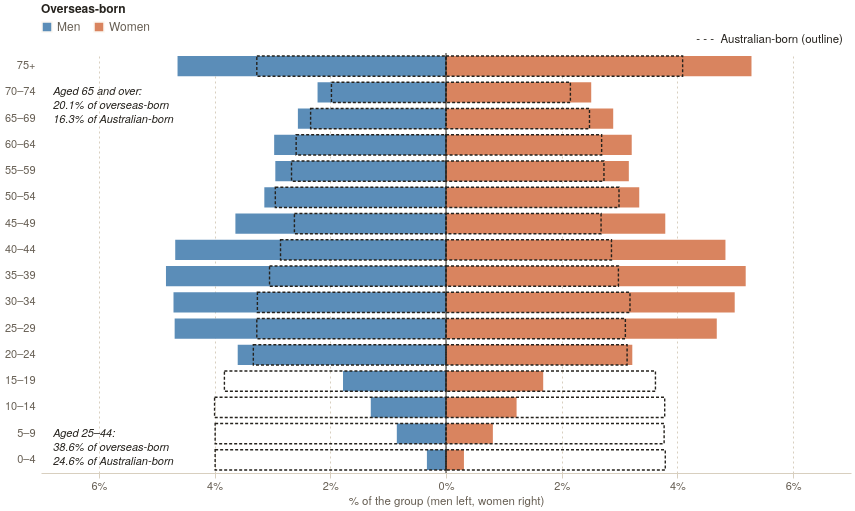

The Vega-Lite source for this figure:
### Vega-Lite specification from a JSON file in a GitHub repository (floating-point values rounded to 4 significant figures)
{"$schema": "https://vega.github.io/schema/vega-lite/v5.json", "config": {"background": null, "font": "IBM Plex Sans, Helvetica Neue, Arial, sans-serif", "padding": 4, "view": {"stroke": null}, "axis": {"labelColor": "#675f54", "titleColor": "#675f54", "gridColor": "#d8cfbf", "domainColor": "#d8cfbf", "tickColor": "#d8cfbf", "labelFont": "IBM Plex Sans, Helvetica Neue, Arial, sans-serif", "labelFontSize": 11, "titleFont": "IBM Plex Sans, Helvetica Neue, Arial, sans-serif", "titleFontWeight": 500, "titleFontSize": 11.5}, "legend": {"labelColor": "#675f54", "titleColor": "#25221d", "labelFont": "IBM Plex Sans, Helvetica Neue, Arial, sans-serif", "titleFont": "IBM Plex Sans, Helvetica Neue, Arial, sans-serif", "titleFontWeight": 600, "labelFontSize": 12, "titleFontSize": 12, "symbolStrokeColor": "#fbf8f2"}, "text": {"color": "#25221d", "font": "IBM Plex Sans, Helvetica Neue, Arial, sans-serif"}, "tooltipFormat": {"numberFormat": ",.0f"}}, "width": 810, "height": 420, "params": [{"name": "pyrYear", "value": 2025, "bind": {"input": "radio", "options": [1996, 2025], "name": "Year "}}], "data": {"values": [{"year": 1996, "age": "0–4", "ai": 0, "grp": "Overseas-born", "sex": "Male", "n": 17210, "pct": 0.41, "x": -0.41}, {"year": 1996, "age": "0–4", "ai": 0, "grp": "Overseas-born", "sex": "Female", "n": 16170, "pct": 0.38, "x": 0.38}, {"year": 1996, "age": "0–4", "ai": 0, "grp": "Australian-born", "sex": "Male", "n": 645560, "pct": 4.62, "x": -4.62}, {"year": 1996, "age": "0–4", "ai": 0, "grp": "Australian-born", "sex": "Female", "n": 612570, "pct": 4.38, "x": 4.38}, {"year": 1996, "age": "5–9", "ai": 1, "grp": "Overseas-born", "sex": "Male", "n": 41350, "pct": 0.98, "x": -0.98}, {"year": 1996, "age": "5–9", "ai": 1, "grp": "Overseas-born", "sex": "Female", "n": 39540, "pct": 0.93, "x": 0.93}, {"year": 1996, "age": "5–9", "ai": 1, "grp": "Australian-born", "sex": "Male", "n": 625040, "pct": 4.47, "x": -4.47}, {"year": 1996, "age": "5–9", "ai": 1, "grp": "Australian-born", "sex": "Female", "n": 594540, "pct": 4.25, "x": 4.25}, {"year": 1996, "age": "10–14", "ai": 2, "grp": "Overseas-born", "sex": "Male", "n": 67710, "pct": 1.6, "x": -1.6}, {"year": 1996, "age": "10–14", "ai": 2, "grp": "Overseas-born", "sex": "Female", "n": 64030, "pct": 1.51, "x": 1.51}, {"year": 1996, "age": "10–14", "ai": 2, "grp": "Australian-born", "sex": "Male", "n": 599650, "pct": 4.29, "x": -4.29}, {"year": 1996, "age": "10–14", "ai": 2, "grp": "Australian-born", "sex": "Female", "n": 571230, "pct": 4.08, "x": 4.08}, {"year": 1996, "age": "15–19", "ai": 3, "grp": "Overseas-born", "sex": "Male", "n": 93150, "pct": 2.2, "x": -2.2}, {"year": 1996, "age": "15–19", "ai": 3, "grp": "Overseas-born", "sex": "Female", "n": 87130, "pct": 2.05, "x": 2.05}, {"year": 1996, "age": "15–19", "ai": 3, "grp": "Australian-born", "sex": "Male", "n": 558390, "pct": 3.99, "x": -3.99}, {"year": 1996, "age": "15–19", "ai": 3, "grp": "Australian-born", "sex": "Female", "n": 533020, "pct": 3.81, "x": 3.81}, {"year": 1996, "age": "20–24", "ai": 4, "grp": "Overseas-born", "sex": "Male", "n": 120320, "pct": 2.84, "x": -2.84}, {"year": 1996, "age": "20–24", "ai": 4, "grp": "Overseas-born", "sex": "Female", "n": 119640, "pct": 2.82, "x": 2.82}, {"year": 1996, "age": "20–24", "ai": 4, "grp": "Australian-born", "sex": "Male", "n": 584470, "pct": 4.18, "x": -4.18}, {"year": 1996, "age": "20–24", "ai": 4, "grp": "Australian-born", "sex": "Female", "n": 564330, "pct": 4.04, "x": 4.04}, {"year": 1996, "age": "25–29", "ai": 5, "grp": "Overseas-born", "sex": "Male", "n": 146950, "pct": 3.47, "x": -3.47}, {"year": 1996, "age": "25–29", "ai": 5, "grp": "Overseas-born", "sex": "Female", "n": 152170, "pct": 3.59, "x": 3.59}, {"year": 1996, "age": "25–29", "ai": 5, "grp": "Australian-born", "sex": "Male", "n": 559380, "pct": 4, "x": -4}, {"year": 1996, "age": "25–29", "ai": 5, "grp": "Australian-born", "sex": "Female", "n": 551280, "pct": 3.94, "x": 3.94}, {"year": 1996, "age": "30–34", "ai": 6, "grp": "Overseas-born", "sex": "Male", "n": 193630, "pct": 4.57, "x": -4.57}, {"year": 1996, "age": "30–34", "ai": 6, "grp": "Overseas-born", "sex": "Female", "n": 198570, "pct": 4.68, "x": 4.68}, {"year": 1996, "age": "30–34", "ai": 6, "grp": "Australian-born", "sex": "Male", "n": 524230, "pct": 3.75, "x": -3.75}, {"year": 1996, "age": "30–34", "ai": 6, "grp": "Australian-born", "sex": "Female", "n": 522340, "pct": 3.74, "x": 3.74}, {"year": 1996, "age": "35–39", "ai": 7, "grp": "Overseas-born", "sex": "Male", "n": 206260, "pct": 4.86, "x": -4.86}, {"year": 1996, "age": "35–39", "ai": 7, "grp": "Overseas-born", "sex": "Female", "n": 211720, "pct": 4.99, "x": 4.99}, {"year": 1996, "age": "35–39", "ai": 7, "grp": "Australian-born", "sex": "Male", "n": 517510, "pct": 3.7, "x": -3.7}, {"year": 1996, "age": "35–39", "ai": 7, "grp": "Australian-born", "sex": "Female", "n": 514700, "pct": 3.68, "x": 3.68}, {"year": 1996, "age": "40–44", "ai": 8, "grp": "Overseas-born", "sex": "Male", "n": 204740, "pct": 4.83, "x": -4.83}, {"year": 1996, "age": "40–44", "ai": 8, "grp": "Overseas-born", "sex": "Female", "n": 209080, "pct": 4.93, "x": 4.93}, {"year": 1996, "age": "40–44", "ai": 8, "grp": "Australian-born", "sex": "Male", "n": 468710, "pct": 3.35, "x": -3.35}, {"year": 1996, "age": "40–44", "ai": 8, "grp": "Australian-born", "sex": "Female", "n": 467160, "pct": 3.34, "x": 3.34}, {"year": 1996, "age": "45–49", "ai": 9, "grp": "Overseas-born", "sex": "Male", "n": 232180, "pct": 5.48, "x": -5.48}, {"year": 1996, "age": "45–49", "ai": 9, "grp": "Overseas-born", "sex": "Female", "n": 221220, "pct": 5.22, "x": 5.22}, {"year": 1996, "age": "45–49", "ai": 9, "grp": "Australian-born", "sex": "Male", "n": 419450, "pct": 3, "x": -3}, {"year": 1996, "age": "45–49", "ai": 9, "grp": "Australian-born", "sex": "Female", "n": 415940, "pct": 2.97, "x": 2.97}, {"year": 1996, "age": "50–54", "ai": 10, "grp": "Overseas-born", "sex": "Male", "n": 188400, "pct": 4.44, "x": -4.44}, {"year": 1996, "age": "50–54", "ai": 10, "grp": "Overseas-born", "sex": "Female", "n": 167660, "pct": 3.95, "x": 3.95}, {"year": 1996, "age": "50–54", "ai": 10, "grp": "Australian-born", "sex": "Male", "n": 326580, "pct": 2.34, "x": -2.34}, {"year": 1996, "age": "50–54", "ai": 10, "grp": "Australian-born", "sex": "Female", "n": 327310, "pct": 2.34, "x": 2.34}, {"year": 1996, "age": "55–59", "ai": 11, "grp": "Overseas-born", "sex": "Male", "n": 162170, "pct": 3.82, "x": -3.82}, {"year": 1996, "age": "55–59", "ai": 11, "grp": "Overseas-born", "sex": "Female", "n": 143220, "pct": 3.38, "x": 3.38}, {"year": 1996, "age": "55–59", "ai": 11, "grp": "Australian-born", "sex": "Male", "n": 255630, "pct": 1.83, "x": -1.83}, {"year": 1996, "age": "55–59", "ai": 11, "grp": "Australian-born", "sex": "Female", "n": 262320, "pct": 1.88, "x": 1.88}, {"year": 1996, "age": "60–64", "ai": 12, "grp": "Overseas-born", "sex": "Male", "n": 135430, "pct": 3.19, "x": -3.19}, {"year": 1996, "age": "60–64", "ai": 12, "grp": "Overseas-born", "sex": "Female", "n": 122400, "pct": 2.89, "x": 2.89}, {"year": 1996, "age": "60–64", "ai": 12, "grp": "Australian-born", "sex": "Male", "n": 216660, "pct": 1.55, "x": -1.55}, {"year": 1996, "age": "60–64", "ai": 12, "grp": "Australian-born", "sex": "Female", "n": 232510, "pct": 1.66, "x": 1.66}, {"year": 1996, "age": "65–69", "ai": 13, "grp": "Overseas-born", "sex": "Male", "n": 118670, "pct": 2.8, "x": -2.8}, {"year": 1996, "age": "65–69", "ai": 13, "grp": "Overseas-born", "sex": "Female", "n": 107990, "pct": 2.55, "x": 2.55}, {"year": 1996, "age": "65–69", "ai": 13, "grp": "Australian-born", "sex": "Male", "n": 217120, "pct": 1.55, "x": -1.55}, {"year": 1996, "age": "65–69", "ai": 13, "grp": "Australian-born", "sex": "Female", "n": 245010, "pct": 1.75, "x": 1.75}, {"year": 1996, "age": "70–74", "ai": 14, "grp": "Overseas-born", "sex": "Male", "n": 95220, "pct": 2.25, "x": -2.25}, {"year": 1996, "age": "70–74", "ai": 14, "grp": "Overseas-born", "sex": "Female", "n": 99740, "pct": 2.35, "x": 2.35}, {"year": 1996, "age": "70–74", "ai": 14, "grp": "Australian-born", "sex": "Male", "n": 179530, "pct": 1.28, "x": -1.28}, {"year": 1996, "age": "70–74", "ai": 14, "grp": "Australian-born", "sex": "Female", "n": 225670, "pct": 1.61, "x": 1.61}, {"year": 1996, "age": "75+", "ai": 15, "grp": "Overseas-born", "sex": "Male", "n": 108040, "pct": 2.55, "x": -2.55}, {"year": 1996, "age": "75+", "ai": 15, "grp": "Overseas-born", "sex": "Female", "n": 148350, "pct": 3.5, "x": 3.5}, {"year": 1996, "age": "75+", "ai": 15, "grp": "Australian-born", "sex": "Male", "n": 236010, "pct": 1.69, "x": -1.69}, {"year": 1996, "age": "75+", "ai": 15, "grp": "Australian-born", "sex": "Female", "n": 410890, "pct": 2.94, "x": 2.94}, {"year": 2025, "age": "0–4", "ai": 0, "grp": "Overseas-born", "sex": "Male", "n": 28950, "pct": 0.33, "x": -0.33}, {"year": 2025, "age": "0–4", "ai": 0, "grp": "Overseas-born", "sex": "Female", "n": 27190, "pct": 0.31, "x": 0.31}, {"year": 2025, "age": "0–4", "ai": 0, "grp": "Australian-born", "sex": "Male", "n": 749990, "pct": 3.99, "x": -3.99}, {"year": 2025, "age": "0–4", "ai": 0, "grp": "Australian-born", "sex": "Female", "n": 711310, "pct": 3.79, "x": 3.79}, {"year": 2025, "age": "5–9", "ai": 1, "grp": "Overseas-born", "sex": "Male", "n": 74970, "pct": 0.85, "x": -0.85}, {"year": 2025, "age": "5–9", "ai": 1, "grp": "Overseas-born", "sex": "Female", "n": 71620, "pct": 0.81, "x": 0.81}, {"year": 2025, "age": "5–9", "ai": 1, "grp": "Australian-born", "sex": "Male", "n": 749470, "pct": 3.99, "x": -3.99}, {"year": 2025, "age": "5–9", "ai": 1, "grp": "Australian-born", "sex": "Female", "n": 707790, "pct": 3.77, "x": 3.77}, {"year": 2025, "age": "10–14", "ai": 2, "grp": "Overseas-born", "sex": "Male", "n": 114620, "pct": 1.3, "x": -1.3}, {"year": 2025, "age": "10–14", "ai": 2, "grp": "Overseas-born", "sex": "Female", "n": 108030, "pct": 1.22, "x": 1.22}, {"year": 2025, "age": "10–14", "ai": 2, "grp": "Australian-born", "sex": "Male", "n": 750570, "pct": 4, "x": -4}, {"year": 2025, "age": "10–14", "ai": 2, "grp": "Australian-born", "sex": "Female", "n": 709350, "pct": 3.78, "x": 3.78}, {"year": 2025, "age": "15–19", "ai": 3, "grp": "Overseas-born", "sex": "Male", "n": 156920, "pct": 1.78, "x": -1.78}, {"year": 2025, "age": "15–19", "ai": 3, "grp": "Overseas-born", "sex": "Female", "n": 148120, "pct": 1.68, "x": 1.68}, {"year": 2025, "age": "15–19", "ai": 3, "grp": "Australian-born", "sex": "Male", "n": 720130, "pct": 3.83, "x": -3.83}, {"year": 2025, "age": "15–19", "ai": 3, "grp": "Australian-born", "sex": "Female", "n": 679190, "pct": 3.62, "x": 3.62}, {"year": 2025, "age": "20–24", "ai": 4, "grp": "Overseas-born", "sex": "Male", "n": 317880, "pct": 3.6, "x": -3.6}, {"year": 2025, "age": "20–24", "ai": 4, "grp": "Overseas-born", "sex": "Female", "n": 284450, "pct": 3.22, "x": 3.22}, {"year": 2025, "age": "20–24", "ai": 4, "grp": "Australian-born", "sex": "Male", "n": 625540, "pct": 3.33, "x": -3.33}, {"year": 2025, "age": "20–24", "ai": 4, "grp": "Australian-born", "sex": "Female", "n": 587000, "pct": 3.13, "x": 3.13}, {"year": 2025, "age": "25–29", "ai": 5, "grp": "Overseas-born", "sex": "Male", "n": 414620, "pct": 4.69, "x": -4.69}, {"year": 2025, "age": "25–29", "ai": 5, "grp": "Overseas-born", "sex": "Female", "n": 413810, "pct": 4.68, "x": 4.68}, {"year": 2025, "age": "25–29", "ai": 5, "grp": "Australian-born", "sex": "Male", "n": 614500, "pct": 3.27, "x": -3.27}, {"year": 2025, "age": "25–29", "ai": 5, "grp": "Australian-born", "sex": "Female", "n": 582660, "pct": 3.1, "x": 3.1}, {"year": 2025, "age": "30–34", "ai": 6, "grp": "Overseas-born", "sex": "Male", "n": 416300, "pct": 4.71, "x": -4.71}, {"year": 2025, "age": "30–34", "ai": 6, "grp": "Overseas-born", "sex": "Female", "n": 440480, "pct": 4.99, "x": 4.99}, {"year": 2025, "age": "30–34", "ai": 6, "grp": "Australian-born", "sex": "Male", "n": 611650, "pct": 3.26, "x": -3.26}, {"year": 2025, "age": "30–34", "ai": 6, "grp": "Australian-born", "sex": "Female", "n": 596700, "pct": 3.18, "x": 3.18}, {"year": 2025, "age": "35–39", "ai": 7, "grp": "Overseas-born", "sex": "Male", "n": 427620, "pct": 4.84, "x": -4.84}, {"year": 2025, "age": "35–39", "ai": 7, "grp": "Overseas-born", "sex": "Female", "n": 457990, "pct": 5.18, "x": 5.18}, {"year": 2025, "age": "35–39", "ai": 7, "grp": "Australian-born", "sex": "Male", "n": 573440, "pct": 3.05, "x": -3.05}, {"year": 2025, "age": "35–39", "ai": 7, "grp": "Australian-born", "sex": "Female", "n": 559760, "pct": 2.98, "x": 2.98}, {"year": 2025, "age": "40–44", "ai": 8, "grp": "Overseas-born", "sex": "Male", "n": 413760, "pct": 4.68, "x": -4.68}, {"year": 2025, "age": "40–44", "ai": 8, "grp": "Overseas-born", "sex": "Female", "n": 426540, "pct": 4.83, "x": 4.83}, {"year": 2025, "age": "40–44", "ai": 8, "grp": "Australian-born", "sex": "Male", "n": 536380, "pct": 2.86, "x": -2.86}, {"year": 2025, "age": "40–44", "ai": 8, "grp": "Australian-born", "sex": "Female", "n": 536200, "pct": 2.86, "x": 2.86}, {"year": 2025, "age": "45–49", "ai": 9, "grp": "Overseas-born", "sex": "Male", "n": 321270, "pct": 3.64, "x": -3.64}, {"year": 2025, "age": "45–49", "ai": 9, "grp": "Overseas-born", "sex": "Female", "n": 335200, "pct": 3.79, "x": 3.79}, {"year": 2025, "age": "45–49", "ai": 9, "grp": "Australian-born", "sex": "Male", "n": 491790, "pct": 2.62, "x": -2.62}, {"year": 2025, "age": "45–49", "ai": 9, "grp": "Australian-born", "sex": "Female", "n": 502810, "pct": 2.68, "x": 2.68}, {"year": 2025, "age": "50–54", "ai": 10, "grp": "Overseas-born", "sex": "Male", "n": 277330, "pct": 3.14, "x": -3.14}, {"year": 2025, "age": "50–54", "ai": 10, "grp": "Overseas-born", "sex": "Female", "n": 295250, "pct": 3.34, "x": 3.34}, {"year": 2025, "age": "50–54", "ai": 10, "grp": "Australian-born", "sex": "Male", "n": 553100, "pct": 2.95, "x": -2.95}, {"year": 2025, "age": "50–54", "ai": 10, "grp": "Australian-born", "sex": "Female", "n": 561220, "pct": 2.99, "x": 2.99}, {"year": 2025, "age": "55–59", "ai": 11, "grp": "Overseas-born", "sex": "Male", "n": 260370, "pct": 2.95, "x": -2.95}, {"year": 2025, "age": "55–59", "ai": 11, "grp": "Overseas-born", "sex": "Female", "n": 279550, "pct": 3.16, "x": 3.16}, {"year": 2025, "age": "55–59", "ai": 11, "grp": "Australian-born", "sex": "Male", "n": 501320, "pct": 2.67, "x": -2.67}, {"year": 2025, "age": "55–59", "ai": 11, "grp": "Australian-born", "sex": "Female", "n": 512810, "pct": 2.73, "x": 2.73}, {"year": 2025, "age": "60–64", "ai": 12, "grp": "Overseas-born", "sex": "Male", "n": 262410, "pct": 2.97, "x": -2.97}, {"year": 2025, "age": "60–64", "ai": 12, "grp": "Overseas-born", "sex": "Female", "n": 283770, "pct": 3.21, "x": 3.21}, {"year": 2025, "age": "60–64", "ai": 12, "grp": "Australian-born", "sex": "Male", "n": 485990, "pct": 2.59, "x": -2.59}, {"year": 2025, "age": "60–64", "ai": 12, "grp": "Australian-born", "sex": "Female", "n": 504470, "pct": 2.69, "x": 2.69}, {"year": 2025, "age": "65–69", "ai": 13, "grp": "Overseas-born", "sex": "Male", "n": 226520, "pct": 2.56, "x": -2.56}, {"year": 2025, "age": "65–69", "ai": 13, "grp": "Overseas-born", "sex": "Female", "n": 255210, "pct": 2.89, "x": 2.89}, {"year": 2025, "age": "65–69", "ai": 13, "grp": "Australian-born", "sex": "Male", "n": 439880, "pct": 2.34, "x": -2.34}, {"year": 2025, "age": "65–69", "ai": 13, "grp": "Australian-born", "sex": "Female", "n": 466510, "pct": 2.48, "x": 2.48}, {"year": 2025, "age": "70–74", "ai": 14, "grp": "Overseas-born", "sex": "Male", "n": 195990, "pct": 2.22, "x": -2.22}, {"year": 2025, "age": "70–74", "ai": 14, "grp": "Overseas-born", "sex": "Female", "n": 221490, "pct": 2.51, "x": 2.51}, {"year": 2025, "age": "70–74", "ai": 14, "grp": "Australian-born", "sex": "Male", "n": 371080, "pct": 1.98, "x": -1.98}, {"year": 2025, "age": "70–74", "ai": 14, "grp": "Australian-born", "sex": "Female", "n": 404160, "pct": 2.15, "x": 2.15}, {"year": 2025, "age": "75+", "ai": 15, "grp": "Overseas-born", "sex": "Male", "n": 409750, "pct": 4.64, "x": -4.64}, {"year": 2025, "age": "75+", "ai": 15, "grp": "Overseas-born", "sex": "Female", "n": 466330, "pct": 5.28, "x": 5.28}, {"year": 2025, "age": "75+", "ai": 15, "grp": "Australian-born", "sex": "Male", "n": 614200, "pct": 3.27, "x": -3.27}, {"year": 2025, "age": "75+", "ai": 15, "grp": "Australian-born", "sex": "Female", "n": 768400, "pct": 4.09, "x": 4.09}]}, "transform": [{"filter": "datum.year == pyrYear"}], "encoding": {"y": {"field": "age", "type": "ordinal", "sort": ["75+", "70–74", "65–69", "60–64", "55–59", "50–54", "45–49", "40–44", "35–39", "30–34", "25–29", "20–24", "15–19", "10–14", "5–9", "0–4"], "title": null, "axis": {"domain": false, "ticks": false, "labelPadding": 6}}}, "layer": [{"transform": [{"filter": "datum.grp == 'Overseas-born'"}], "mark": {"type": "bar", "height": {"band": 0.86}}, "encoding": {"x": {"field": "x", "type": "quantitative", "title": "% of the group (men left, women right)", "scale": {"domain": [-7, 7], "nice": false}, "axis": {"labelExpr": "abs(datum.value) + '%'", "values": [-6, -4, -2, 0, 2, 4, 6], "grid": true, "gridDash": [2, 3]}}, "color": {"field": "sex", "type": "nominal", "scale": {"domain": ["Male", "Female"], "range": ["#5b8db8", "#d9845f"]}, "legend": {"title": "Overseas-born", "orient": "top", "direction": "horizontal", "symbolType": "square", "labelExpr": "datum.label == 'Male' ? 'Men' : 'Women'"}}, "tooltip": [{"field": "grp", "title": "Group"}, {"field": "sex", "title": "Sex"}, {"field": "age", "title": "Age"}, {"field": "n", "title": "People", "format": ","}, {"field": "pct", "title": "% of the group", "format": ".2f"}]}}, {"transform": [{"filter": "datum.grp == 'Australian-born'"}], "mark": {"type": "bar", "height": {"band": 0.86}, "filled": false, "stroke": "#25221d", "strokeWidth": 1.4, "strokeDash": [3, 2]}, "encoding": {"x": {"field": "x", "type": "quantitative", "title": "% of the group (men left, women right)", "scale": {"domain": [-7, 7], "nice": false}, "axis": {"labelExpr": "abs(datum.value) + '%'", "values": [-6, -4, -2, 0, 2, 4, 6], "grid": true, "gridDash": [2, 3]}}, "tooltip": [{"field": "grp", "title": "Group"}, {"field": "sex", "title": "Sex"}, {"field": "age", "title": "Age"}, {"field": "n", "title": "People", "format": ","}, {"field": "pct", "title": "% of the group", "format": ".2f"}]}}, {"data": {"values": [{"x": 0}]}, "mark": {"type": "rule", "color": "#25221d", "strokeWidth": 1}, "encoding": {"x": {"field": "x", "type": "quantitative"}, "y": null}}, {"data": {"values": [{"year": 1996, "age": "5–9", "t": ["Aged 25–44:", "35.9% of overseas-born", "29.5% of Australian-born"]}, {"year": 2025, "age": "5–9", "t": ["Aged 25–44:", "38.6% of overseas-born", "24.6% of Australian-born"]}, {"year": 1996, "age": "70–74", "t": ["Aged 65 and over:", "16.0% of overseas-born", "10.8% of Australian-born"]}, {"year": 2025, "age": "70–74", "t": ["Aged 65 and over:", "20.1% of overseas-born", "16.3% of Australian-born"]}]}, "transform": [{"filter": "datum.year == pyrYear"}], "mark": {"type": "text", "align": "left", "baseline": "middle", "fontSize": 11, "lineHeight": 14, "color": "#25221d", "fontStyle": "italic", "interactive": false}, "encoding": {"x": {"datum": -6.79, "type": "quantitative"}, "y": {"field": "age", "type": "ordinal", "sort": ["75+", "70–74", "65–69", "60–64", "55–59", "50–54", "45–49", "40–44", "35–39", "30–34", "25–29", "20–24", "15–19", "10–14", "5–9", "0–4"]}, "text": {"field": "t"}}}, {"data": {"values": [{"x": 6.86, "txt": "- - -  Australian-born (outline)"}]}, "mark": {"type": "text", "align": "right", "baseline": "bottom", "fontSize": 11.5, "color": "#25221d", "dy": -8}, "encoding": {"x": {"field": "x", "type": "quantitative"}, "y": {"value": 0}, "text": {"field": "txt"}}}]}
